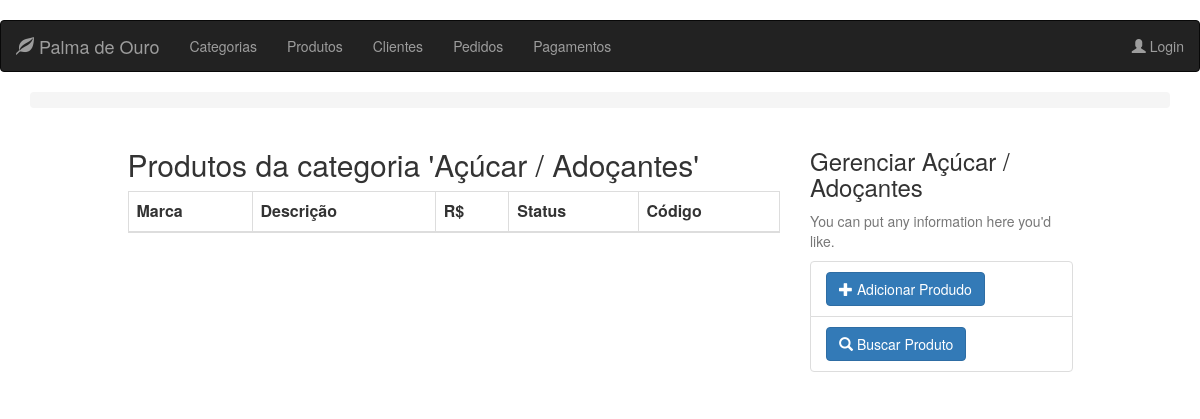
Page /category/3/product on the earlier database version.
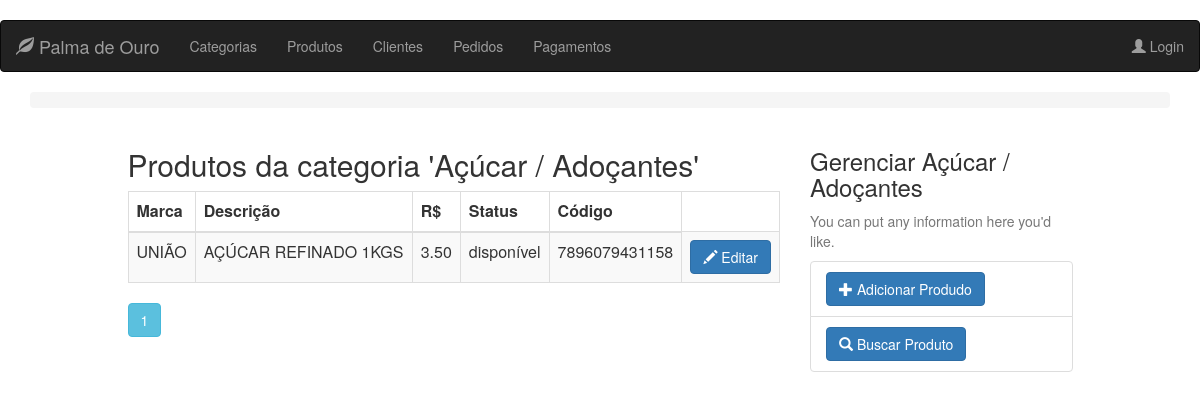
Same page on the later database version.
### app/models.py (models this page shows, shortened)
class Product(db.Model):
    __tablename__ = 'products'
    id = db.Column(db.Integer, primary_key=True)
    brand = db.Column(db.String(32), nullable=False)
    description = db.Column(db.String(64))
    image_file = db.Column(db.String(32), default='default.jpg')
    unit_cost = db.Column(db.Numeric(6, 2), nullable=False)
    is_available = db.Column(db.Boolean, nullable=False)
    code = db.Column(db.String(13), unique=True, nullable=False)
    category_id = db.Column(db.Integer, ForeignKey('categories.id'), nullable=False)
    category = relationship("Category", backref=backref('products', order_by=description))
    __table_args__ = (CheckConstraint(unit_cost >= 0.00, name='unit_cost_positive'),)

### app/routes/category/routes.py (the view)
@blueprint_category.route('/category/<int:id>/product')
@register_breadcrumb(blueprint_category, '.id', '', dynamic_list_constructor=view_category_dlc)
def products_of(id):
    category = Category.query.get_or_404(id)
    page = request.args.get('page', 1, type=int)
    products = Product.query.filter_by(category=category).order_by(Product.description).paginate(page, per_page=10)
    return render_template('category/productsof.html', category=category, all_products=products)

### app/templates/category/productsof.html
{% extends "base.html" %}
{% block page_content %}
    <div class="row">
        <div class="col-md-7 col-md-offset-1">
            <h2 class="titulo-principal">Produtos da categoria '{{ category.title }}'</h2>
            <div>
                <table class="table table-striped table-responsive table-bordered">
                    <thead class="thead-default">
                    <tr>
                        <th>Marca</th>
                        <th>Descrição</th>
                        <th>R$</th>
                        <th>Status</th>
                        <th>Código</th>
                    </tr>
                    </thead>
                    <tbody>
                    {% for product in all_products.items %}
                        <tr>
                            <td>{{ product.brand }}</td>
                            <td>{{ product.description }}</td>
                            <td>{{ product.unit_cost }}</td>
                            {% if product.is_available %}
                                <td>disponível</td>
                            {% else %}
                                <td>indisponível</td>
                            {% endif %}
                            <td>{{ product.code }}</td>
                            <td>
                                <div class="btn-group">
                                    <a href="{{ url_for('blueprint_product.update_product',id=product.id) }}"
                                       class="btn btn-primary">
                                        <i class="glyphicon glyphicon-pencil"></i> Editar
                                    </a>
                                </div>
                            </td>
                        </tr>
                    {% endfor %}
                    </tbody>
                </table>
                {% for page_number in all_products.iter_pages(left_edge=1,right_edge=1,left_current=1,right_current=2) %}
                    {% if page_number %}
                        {% if all_products.page == page_number %}
                            <a class="btn btn-info mb-4"
                               href="{{ url_for('blueprint_product.get_products',page=page_number) }}">{{ page_number }}</a>
                        {% else %}
                            <a class="btn btn-outline-info mb-4"
                               href="{{ url_for('blueprint_product.get_products',page=page_number) }}">{{ page_number }}</a>
                        {% endif %}
                    {% else %}
                        ...
                    {% endif %}
                {% endfor %}
            </div>
        </div>
        <div class="col-md-3">
            <div class="content-section">
                <h3>Gerenciar {{ category.title }}</h3>
                <p class='text-muted'>You can put any information here you'd like.
                <ul class="list-group">
                    <li class="list-group-item list-group-item-light">
                        <a href="{{ url_for('blueprint_category.new_product',id=category.id) }}"
                           class="btn btn-primary">
                            <span class="glyphicon glyphicon-plus"></span>
                            Adicionar Produdo
                        </a>
                    </li>
                    <li class=" list-group-item list-group-item-light">
                        <a href="{{ url_for('blueprint_product.search_product') }}" class="btn btn-primary">
                            <span class="glyphicon glyphicon glyphicon-search"></span>
                            Buscar Produto
                        </a>
                    </li>
                </ul>
            </div>
        </div>
    </div>
    </div>
{% endblock %}

Differences in the rows shown:
added Product: brand "UNIÃO", description "AÇÚCAR REFINADO 1KGS", unit_cost "3.50", is_available "disponível", code "7896079431158"
Other differences:
new list line: "1"
